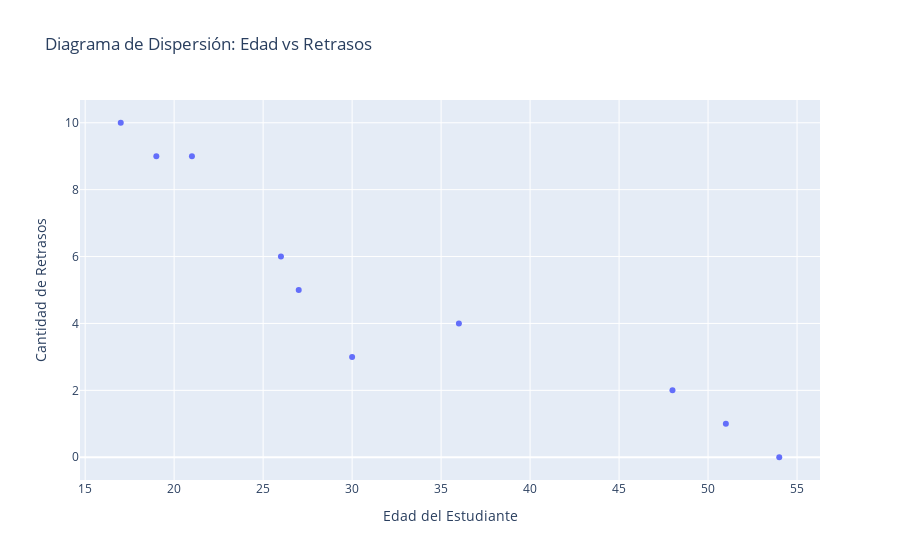

Here is the notebook cell this chart was saved with:
### Markdown cell above
Dibuja un diagrama de dispersión (scatter plot) para los datos.

### Code cell
# Your code here

# Crear gráfico de dispersión
fig = px.scatter(student_data, x='Edad', y='Retrasos', 
                 title='Diagrama de Dispersión: Edad vs Retrasos',
                 labels={'Edad': 'Edad del Estudiante', 'Retrasos': 'Cantidad de Retrasos'},
                 hover_data=['StudentID'],
                height=600)

fig.show()

### Figure 1 — Plotly figure (JSON) as saved in the notebook; plotly's stock layout.template omitted (floating-point values rounded to 4 significant figures)
{"data": [{"customdata": [[1], [2], [3], [4], [5], [6], [7], [8], [9], [10]], "hovertemplate": "Edad del Estudiante=%{x}<br>Cantidad de Retrasos=%{y}<br>StudentID=%{customdata[0]}<extra></extra>", "legendgroup": "", "marker": {"color": "#636efa", "symbol": "circle"}, "mode": "markers", "name": "", "orientation": "v", "showlegend": false, "type": "scatter", "x": [17, 51, 27, 21, 36, 48, 19, 26, 54, 30], "xaxis": "x", "y": [10, 1, 5, 9, 4, 2, 9, 6, 0, 3], "yaxis": "y"}], "layout": {"autosize": true, "legend": {"tracegroupgap": 0}, "title": {"text": "Diagrama de Dispersión: Edad vs Retrasos"}, "xaxis": {"anchor": "y", "autorange": true, "domain": [0, 1], "range": [14.7, 56.3], "title": {"text": "Edad del Estudiante"}, "type": "linear"}, "yaxis": {"anchor": "x", "autorange": true, "domain": [0, 1], "range": [-0.668, 10.67], "title": {"text": "Cantidad de Retrasos"}, "type": "linear"}}}
